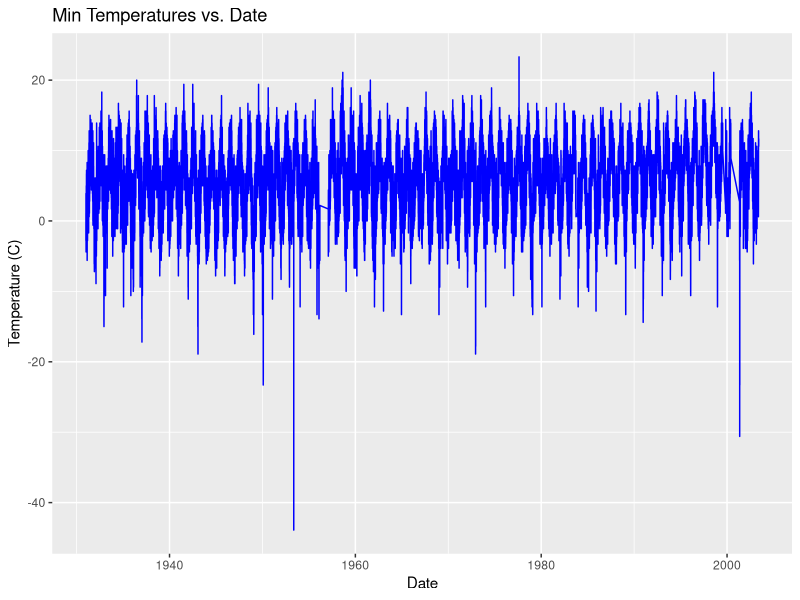
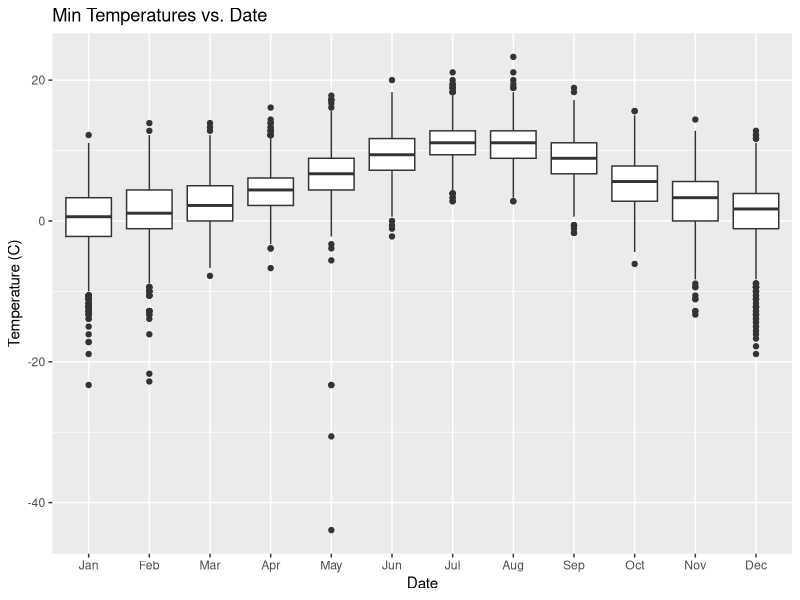
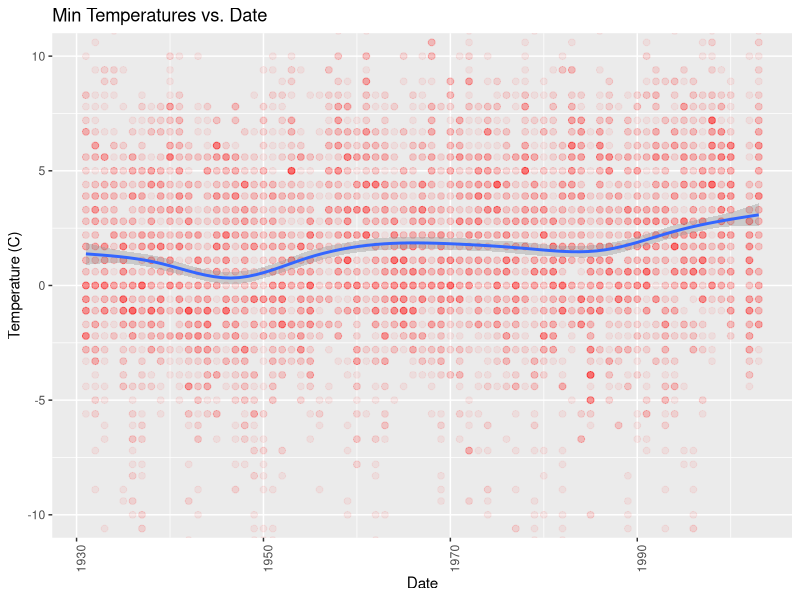

Write the R code that produced these figures, in order. (Note: this script raises an error after producing the figures.)
## ---- chunk 1

TempData <- read.csv("403792.csv", header=TRUE, na.strings="-9999")


## ---- chunk 2

##DATA CLEANING

        ## Preserve only columns of interest

        TempData<-TempData[,c("STATION", "STATION_NAME", "DATE", "TMIN", "TMAX", "TOBS")]

        ## keep complete cases
        
        TempData<-TempData[complete.cases(TempData),]

        ## convert dates
        
        TempData$DATE<-as.Date(as.character(TempData$DATE), format="%Y%m%d")

        ##create Date Factor Columns for later analysis
        MON<-format(TempData$DATE, "%b")
        YEAR <-format(TempData$DATE, "%Y")
        #MON<-factor(MON)
        MON<-factor(MON, levels=c("Jan", "Feb", "Mar", "Apr", "May", "Jun", "Jul", "Aug", "Sep", "Oct", "Nov", "Dec"))
        YEAR<-factor(YEAR)
        TempData<-cbind(TempData, MON, YEAR)

        ## convert temperatures 
        ## note the data as input are in tenths of a degree C

        TempData$TMIN <- TempData$TMIN/10.
        TempData$TMAX <- TempData$TMAX/10.
        TempData$TOBS <- TempData$TOBS/10.

str(TempData)

datadim<-dim(TempData)


## ---- chunk 3
library(ggplot2)
        P1 <- ggplot(TempData, aes(x=DATE, y=TMIN))+geom_line(colour="blue")
        P1<-P1+xlab("Date")+ylab("Temperature (C)")+ggtitle("Min Temperatures vs. Date")

print(P1)
## ---- chunk 4
library(ggplot2)
        P1 <- ggplot(TempData, aes(x=MON, y=TMIN))+geom_boxplot()
        P1<-P1+xlab("Date")+ylab("Temperature (C)")+ggtitle("Min Temperatures vs. Date")

print(P1)
## ---- chunk 5

TempDataWinter<-TempData[TempData$MON == "Jan"|TempData$MON == "Feb"|TempData$MON == "Mar",]


library(ggplot2)
        P1 <- ggplot(TempDataWinter, aes(x=1930+as.numeric(TempDataWinter$YEAR), y=TMIN))+geom_point(size=2, alpha=.06, colour="red")
        P1<-P1+stat_smooth()
        P1<-P1+xlab("Date")+ylab("Temperature (C)")+ggtitle("Min Temperatures vs. Date") + theme(axis.text.x = element_text(angle = 90, hjust = 1))+ coord_cartesian(ylim = c(-10, 10)) 
        

print(P1)
## ---- chunk 6

library(plyr)

##Get data for select months 
TempDataWinter<-TempData[TempData$MON == "Dec"|TempData$MON == "Jan"|TempData$MON == "Feb",]
##Get the median of the tire endata sets
TMINWintermedian<-median(TempDataWinter$TMIN)
##Selet the data records below the Median
LowData<-TempData[TempDataWinter$TMIN<TMINWintermedian,]

##count the total records
TMINtotal<-count(TempDataWinter$TMIN, "YEAR")
##count the selected records
TMINsubcount<-count(LowData, "YEAR")

##normalize measurement to number of measurements per year
TMINsubcount$freq<-365.*TMINsubcount$freq/TMINtotal$freq

##store the selected records in a holding variable.
TMINcountLOW<-TMINsubcount

TMINdata<-merge(TMINtotal, TMINsubcount)

str(TMINdata)
head(TMINcountLOW)
head(TMINtotal)

       P1 <- ggplot(TMINsubcount, aes(x=1930+as.numeric(TMINsubcount$YEAR), y=freq))+geom_point(colour="red")
       P1<-P1+stat_smooth()
       P1<-P1+xlab("YEAR")+ylab("Number of Days")+ggtitle("Days Below Median vs. Date") + theme(axis.text.x = element_text(angle = 90, hjust = 1))
#+ coord_cartesian(ylim = c(0, 200)) 

print(P1)


